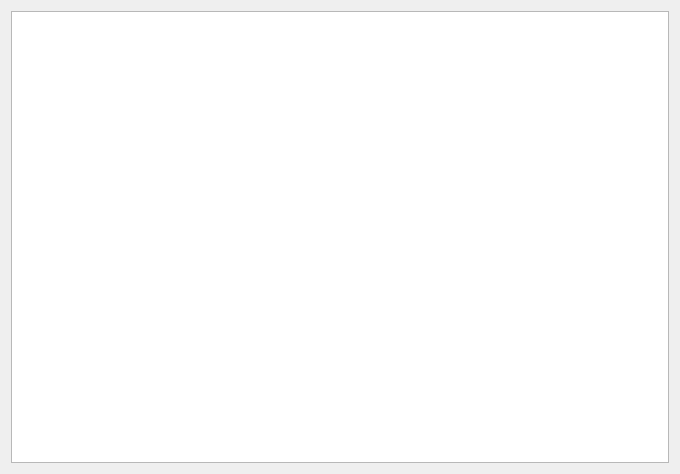
<?xml version="1.0" encoding="UTF-8"?>
<ui version="4.0">
 <class>TextOutputDialog</class>
 <widget class="QDialog" name="TextOutputDialog">
  <property name="geometry">
   <rect>
    <x>0</x>
    <y>0</y>
    <width>680</width>
    <height>474</height>
   </rect>
  </property>
  <property name="windowTitle">
   <string>Dialog</string>
  </property>
  <layout class="QVBoxLayout" name="verticalLayout">
   <item>
    <widget class="QTextBrowser" name="TextOutputBrowser"/>
   </item>
  </layout>
 </widget>
 <resources/>
 <connections/>
</ui>
